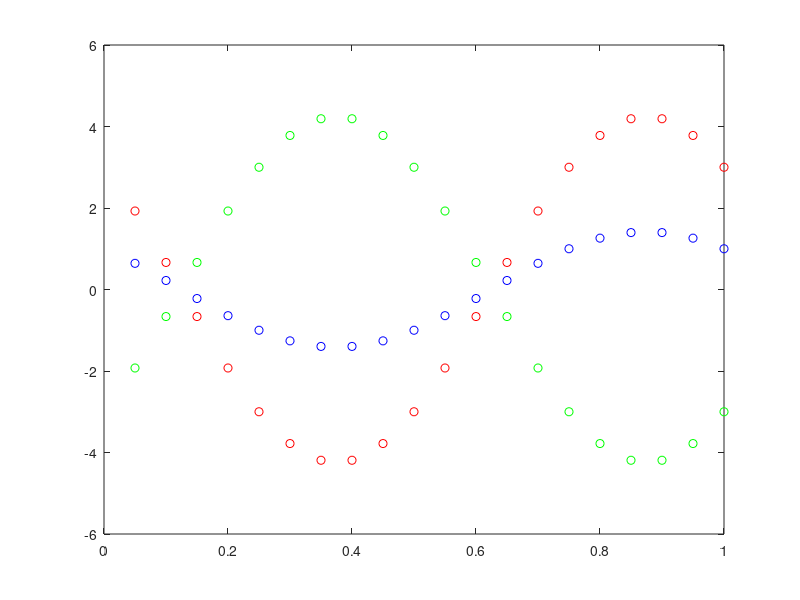

Here is the MATLAB script that generated this plot:
% mp01
% 1번점
sym=3+3j;
Ts=1;
fc=1/Ts;
fs=20;
t=1/fs:1/fs:Ts;
y1=real(sym)*cos(2*pi*fc*t)-imag(sym)*sin(2*pi*fc*t);

% 2번점
sym2=1+1j;
y2=real(sym2)*cos(2*pi*fc*t)-imag(sym2)*sin(2*pi*fc*t);

% 3번점
sym3=-3-3j;
y3=real(sym3)*cos(2*pi*fc*t)-imag(sym3)*sin(2*pi*fc*t);
% plot(t,y1,'bo',t,y2,'ro',t,y3,'go')
figure(3);
plot(t,y1,'ro');
hold on;
plot(t,y2, 'bo');
hold on;
plot(t,y3, 'go');